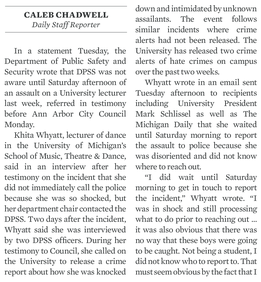
#> input picture Python Project pillow, tesseract, and openCV (University of Michigan)/download.png, 261 x 282 px, shrunk from 1084 x 1171 before the run
$ jupyter execute --allow-errors 'The Python Imaging Library OpenCV module_3.ipynb'   (shell and % lines are left out)   (text cells are left out)
#> lines starting #> are read from the running program, lines starting #| are printed output that depends on the picture; pictures that were not available may be replaced by others from this repository, and a replacement may not be noted
[cell 1]
# The next library we're going to look at is called Kraken, which was developed by Université
# PSL in Paris. It's actually based on a slightly older code base, OCRopus. You can see how the
# flexible open-source licenses allow new ideas to grow by building upon older ideas. And, in
# this case, I fully support the idea that the Kraken - a mythical massive sea creature - is the
# natural progression of an octopus!
#
# What we are going to use Kraken for is to detect lines of text as bounding boxes in a given
# image. The biggest limitation of tesseract is the lack of a layout engine inside of it. Tesseract
# expects to be using fairly clean text, and gets confused if we don't crop out other artifacts.
# It's not bad, but Kraken can help us out be segmenting pages. Lets take a look.
#
# Please note that Kraken is only supported on Linux and Mac OS X, it is not supported on Windows.
# Documentation and Installation Notes can be found at: https://pypi.org/project/kraken/

[cell 2]
# First, we'll take a look at the kraken module itself
import kraken
help(kraken)

[cell 3]
# There isn't much of a discussion here, but there are a number of sub-modules that look
# interesting. I spend a bit of time on their website, and I think the pageseg module, which
# handles all of the page segmentation, is the one we want to use. Lets look at it
from kraken import pageseg
help(pageseg)

[cell 4]
# So it looks like there are a few different functions we can call, and the segment
# function looks particularly appropriate. I love how expressive this library is on the
# documentation front -- I can see immediately that we are working with PIL.Image files,
# and the author has even indicated that we need to pass in either a binarized (e.g. '1')
# or grayscale (e.g. 'L') image. We can also see that the return value is a dictionary
# object with two keys, "text_direction" which will return to us a string of the
# direction of the text, and "boxes" which appears to be a list of tuples, where each
# tuple is a box in the original image.
#
# Lets try this on the image of text. I have a simple bit of text in a file called
# two_col.png which is from a newspaper on campus here
from PIL import Image
im=Image.open("download.png")
#> im is the input picture: PIL image 261x282 RGB; mean R, G, B 230.9, 231.3, 231.4
# Lets display the image inline
display(im)
# Lets now convert it to black and white and segment it up into lines with kraken
#> (the rest of this cell did not finish here and is left out)

[cell 5]
# Ok, pretty simple two column text and then a list of lists which are the bounding boxes of
# lines of that text. Lets write a little routine to try and see the effects a bit more
# clearly. I'm going to clean up my act a bit and write real documentation too, it's a good
# practice
def show_boxes(img):
    '''Modifies the passed image to show a series of bounding boxes on an image as run by kraken

    :param img: A PIL.Image object
    :return img: The modified PIL.Image object
    '''
    # Lets bring in our ImageDraw object
    from PIL import ImageDraw
    # And grab a drawing object to annotate that image
    drawing_object=ImageDraw.Draw(img)
    # We can create a set of boxes using pageseg.segment
    bounding_boxes=pageseg.segment(img.convert('1'))['boxes']
    # Now lets go through the list of bounding boxes
    for box in bounding_boxes:
        # An just draw a nice rectangle
        drawing_object.rectangle(box, fill = None, outline ='red')
    # And to make it easy, lets return the image object
    return img

# To test this, lets use display
display(show_boxes(Image.open("download.png")))
#> (the call stopped at in show_boxes, `bounding_boxes=pageseg.segment(img.convert('1'))['boxes']`: kraken is not available in this run)
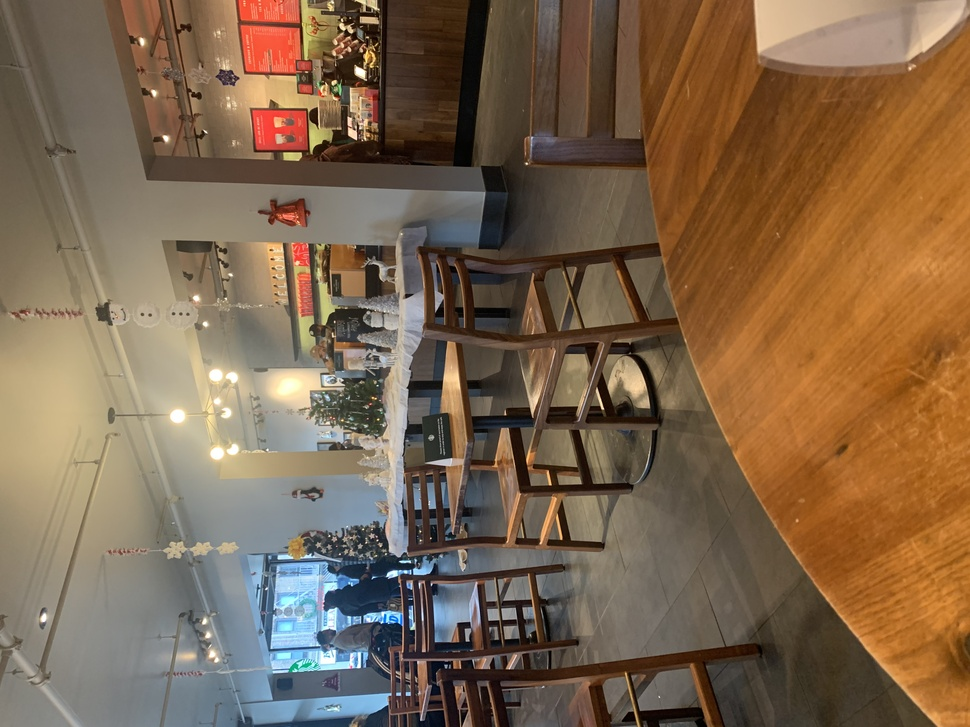
#> input picture main projict 2/IMG_2276.jpg, 970 x 727 px, shrunk from 4032 x 3024 before the run, given in place of two_col.png, which was not available

[cell 6]
# Not bad at all! It's interesting to see that kraken isn't completely sure what to do with this
# two column format. In some cases, kraken has identified a line in just a single column, while
# in other cases kraken has spanned the line marker all the way across the page. Does this matter?
# Well, it really depends on our goal. In this case, I want to see if we can improve a bit on this.
#
# So we're going to go a bit off script here. While this week of lectures is about libraries, the
# goal of this last course is to give you confidence that you can apply your knowledge to actual
# programming tasks, even if the library you are using doesn't quite do what you want.
#
# I'd like to pause the video for the moment and collect your thoughts. Looking at the image above,
# with the two column example and red boxes, how do you think we might modify this image to improve
# kraken's ability to text lines?

[cell 7]
# Thanks for sharing your thoughts, I'm looking forward to seeing the breadth of ideas that everyone
# in the course comes up with. Here's my partial solution -- while looking through the kraken docs on
# the pageseg() function I saw that there are a few parameters we can supply in order to improve
# segmentation. One of these is the black_colseps parameter. If set to True, kraken will assume that
# columns will be separated by black lines. This isn't our case here, but, I think we have all of the
# tools to go through and actually change the source image to have a black separator between columns.
#
# The first step is that I want to update the show_boxes() function. I'm just going to do a quick
# copy and paste from the above but add in the black_colseps=True parameter
def show_boxes(img):
    '''Modifies the passed image to show a series of bounding boxes on an image as run by kraken

    :param img: A PIL.Image object
    :return img: The modified PIL.Image object
    '''
    # Lets bring in our ImageDraw object
    from PIL import ImageDraw
    # And grab a drawing object to annotate that image
    drawing_object=ImageDraw.Draw(img)
    # We can create a set of boxes using pageseg.segment
    bounding_boxes=pageseg.segment(img.convert('1'), black_colseps=True)['boxes']
    # Now lets go through the list of bounding boxes
    for box in bounding_boxes:
        # An just draw a nice rectangle
        drawing_object.rectangle(box, fill = None, outline ='red')
    # And to make it easy, lets return the image object
    return img

[cell 8]
# The next step is to think of the algorithm we want to apply to detect a white column separator.
# In experimenting a bit I decided that I only wanted to add the separator if the space of was
# at least 25 pixels wide, which is roughly the width of a character, and six lines high. The
# width is easy, lets just make a variable
char_width=25
# The height is harder, since it depends on the height of the text. I'm going to write a routine
# to calculate the average height of a line
def calculate_line_height(img):
    '''Calculates the average height of a line from a given image
    :param img: A PIL.Image object
    :return: The average line height in pixels
    '''
    # Lets get a list of bounding boxes for this image
    bounding_boxes=pageseg.segment(img.convert('1'))['boxes']
    # Each box is a tuple of (top, left, bottom, right) so the height is just top - bottom
    # So lets just calculate this over the set of all boxes
    height_accumulator=0
    for box in bounding_boxes:
        height_accumulator=height_accumulator+box[3]-box[1]
        # this is a bit tricky, remember that we start counting at the upper left corner in PIL!
    # now lets just return the average height
    # lets change it to the nearest full pixel by making it an integer
    return int(height_accumulator/len(bounding_boxes))

# And lets test this with the image with have been using
#> (the rest of this cell did not finish here and is left out)

#> (a cell that did not finish here is left out)

[cell 10]
# It seems we will want to have a function which, given a pixel in an image, can check to see
# if that pixel has whitespace to the right and below it. Essentially, we want to test to see
# if the pixel is the upper left corner of something that looks like the gap_box. If so, then
# we should insert a line to "break up" this box before sending to kraken
#
# Lets call this new function gap_check
def gap_check(img, location):
    '''Checks the img in a given (x,y) location to see if it fits the description
    of a gap_box
    :param img: A PIL.Image file
    :param location: A tuple (x,y) which is a pixel location in that image
    :return: True if that fits the definition of a gap_box, otherwise False
    '''
    # Recall that we can get a pixel using the img.getpixel() function. It returns this value
    # as a tuple of integers, one for each color channel. Our tools all work with binarized
    # images (black and white), so we should just get one value. If the value is 0 it's a black
    # pixel, if it's white then the value should be 255
    #
    # We're going to assume that the image is in the correct mode already, e.g. it has been
    # binarized. The algorithm to check our bounding box is fairly easy: we have a single location
    # which is our start and then we want to check all the pixels to the right of that location
    # up to gap_box[2]
    for x in range(location[0], location[0]+gap_box[2]):
        # the height is similar, so lets iterate a y variable to gap_box[3]
        for y in range(location[1], location[1]+gap_box[3]):
            # we want to check if the pixel is white, but only if we are still within the image
            if x < img.width and y < img.height:
                # if the pixel is white we don't do anything, if it's black, we just want to
                # finish and return False
                if img.getpixel((x,y)) != 255:
                    return False
    # If we have managed to walk all through the gap_box without finding any non-white pixels
    # then we can return true -- this is a gap!
    return True

[cell 11]
# Alright, we have a function to check for a gap, called gap_check. What should we do once
# we find a gap? For this, lets just draw a line in the middle of it. Lets create a new function
# [19 lines left out: function draw_sep, not called in this run]
    # and we don't have anything we need to return from this, because we modified the image

[cell 12]
# Now, lets try it all out. This is pretty easy, we can just iterate through each pixel
# in the image, check if there is a gap, then insert a line if there is.
def process_image(img):
    '''Takes in an image of text and adds black vertical bars to break up columns
    :param img: A PIL.Image file
    :return: A modified PIL.Image file
    '''
    # we'll start with a familiar iteration process
    for x in range(img.width):
        for y in range(img.height):
            # check if there is a gap at this point
            if (gap_check(img, (x,y))):
                # then update image to one which has a separator drawn on it
                draw_sep(img, (x,y))
    # and for good measure we'll return the image we modified
    return img

# Lets read in our test image and convert it through binarization
i=Image.open("readonly/two_col.png").convert("L")
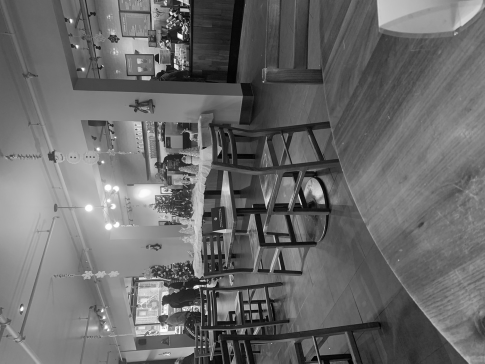
#> i: PIL image 970x727 L (shown at 1/2 size); min 0, max 255, mean 106.4
#> (the rest of this cell did not finish here and is left out)

[cell 13]
# Not bad at all! The effect at the bottom of the image is a bit unexpected to me, but it makes
# sense. You can imagine that there are several ways we might try and control this. Lets see how
# this new image works when run through the kraken layout engine
display(show_boxes(i))
#> (the call stopped at in show_boxes, `bounding_boxes=pageseg.segment(img.convert('1'), black_colseps=True)['..`: kraken is not available in this run)

[cell 14]
# Looks like that is pretty accurate, and fixes the problem we faced. Feel free to experiment
# with different settings for the gap heights and width and share in the forums. You'll notice though
# method we created is really quite slow, which is a bit of a problem if we wanted to use
# this on larger text. But I wanted to show you how you can mix your own logic and work with
# libraries you're using. Just because Kraken didn't work perfectly, doesn't mean we can't
# build something more specific to our use case on top of it.
#
# I want to end this lecture with a pause and to ask you to reflect on the code we've written
# here. We started this course with some pretty simple use of libraries, but now we're
# digging in deeper and solving problems ourselves with the help of these libraries. Before we
# go on to our last library, how well prepared do you think you are to take your python
# skills out into the wild?

[cell 15]
# OpenCV supports reading of images in most file formats, such as JPEG, PNG, and TIFF. Most image and
# video analysis requires converting images into grayscale first. This simplifies the image and reduces
# noise allowing for improved analysis. Let's write some code that reads an image of as person, Floyd
# Mayweather and converts it into greyscale.

# First we will import the open cv package cv2
import cv2 as cv
# We'll load the floyd.jpg image
img = cv.imread('readonly/floyd.jpg')
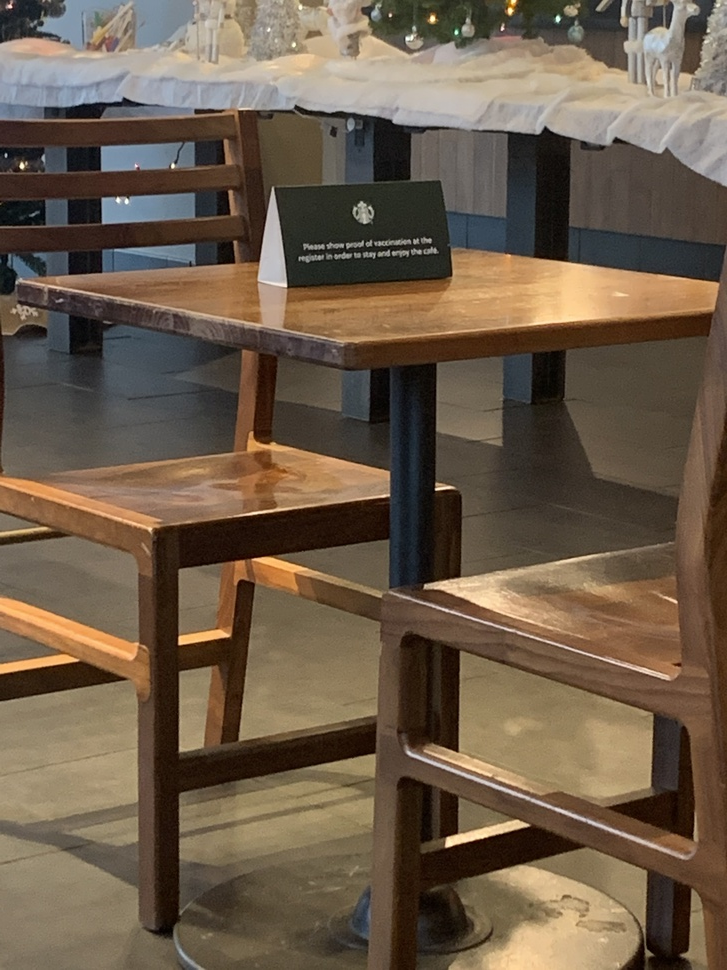
#> input picture main projict 2/IMG_2277.jpg, 727 x 970 px, shrunk from 3024 x 4032 before the run, given in place of floyd.jpg, which was not available
#> img is the input picture: shape (970, 727, 3); mean B, G, R 74, 91.9, 108.4
# And we'll convert it to grayscale using the cvtColor image
gray = cv.cvtColor(img, cv.COLOR_BGR2GRAY)
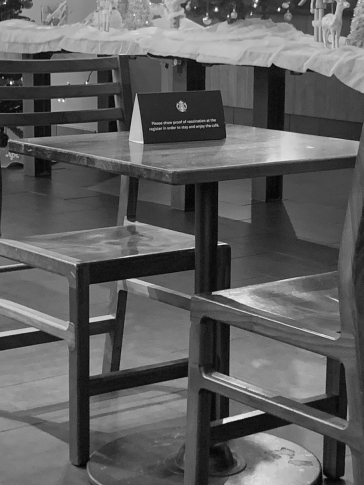
#> gray: shape (970, 727) (shown at 1/2 size); min 1, max 254, mean 94.8

# Now, before we get to the result, lets talk about docs. Just like tesseract, opencv is an external
# package written in C++, and the docs for python are really poor. This is unfortunatly quite common
# when python is being used as a wrapper. Thankfully, the web docs for opencv are actually pretty good,
# so hit the website docs.opencv.org when you want to learn more about a particular function. In this
# case cvtColor converts from one color space to another, and we are convering our image to grayscale.
# Of course, we already know at least two different ways of doing this, using binarization and PIL
# color spaces conversions

# Lets instpec this object that has been returned.
import inspect
inspect.getmro(type(gray))

[cell 16]
# We see that it is of type ndarray, which is a fundamental list type coming from the numerical
# python project. That's a bit surprising - up until this point we have been used to working with
# PIL.Image objects. OpenCV, however, wants to represent an image as a two dimensional sequence
# of bytes, and the ndarray, which stands for n dimensional array, is the ideal way to do this.
# Lets look at the array contents.
gray

[cell 17]
# The array is shown here as a list of lists, where the inner lists are filled with integers.
# The dtype=uint8 definition indicates that each of the items in an array is an 8 bit unsigned
# integer, which is very common for black and white images. So this is a pixel by pixel definition
# of the image.
#
# The display package, however, doesn't know what to do with this image. So lets convert it
# into a PIL object to render it in the browser.
from PIL import Image

# PIL can take an array of data with a given color format and convert this into a PIL object.
# This is perfect for our situation, as the PIL color mode, "L" is just an array of luminance
# values in unsigned integers
image = Image.fromarray(gray, "L")
display(image)

[cell 18]
# Lets talk a bit more about images for a moment. Numpy arrays are multidimensional. For
# instance, we can define an array in a single dimension:
import numpy as np
single_dim = np.array([25, 50 , 25, 10, 10])

# In an image, this is analagous to a single row of 5 pixels each in grayscale. But actually,
# all imaging libraries tend to expect at least two dimensions, a width and a height, and to
# show a matrix. So if we put the single_dim inside of another array, this would be a two
# dimensional array with element in the height direction, and five in the width direction
double_dim = np.array([single_dim])

double_dim

[cell 19]
# This should look pretty familiar, it's a lot like a list of lists! Lets see what this new
# two dimensional array looks like if we display it
display(Image.fromarray(double_dim, "L"))

[cell 20]
# Pretty unexciting - it's just a little line. Five pixels in a row to be exact, of different
# levels of black. The numpy library has a nice attribute called shape that allows us to see how
# many dimensions big an array is. The shape attribute returns a tuple that shows the height of
# the image, by the width of the image
double_dim.shape

[cell 21]
# Lets take a look at the shape of our initial image which we loaded into the img variable
img.shape

[cell 22]
# This image has three dimensions! That's because it has a width, a height, and what's called
# a color depth. In this case, the color is represented as an array of three values. Lets take a
# look at the color of the first pixel
first_pixel=img[0][0]
#> first_pixel = [45, 48, 52]
first_pixel
#> Out = [45, 48, 52]

[cell 23]
# Here we see that the color value is provided in full RGB using an unsigned integer. This
# means that each color can have one of 256 values, and the total number of unique colors
# that can be represented by this data is 256 * 256 *256 which is roughly 16 million colors.
# We call this 24 bit color, which is 8+8+8.
#
# If you find yourself shopping for a television, you might notice that some expensive models
# are advertised as having 10 bit or even 12 bit panels. These are televisions where each of
# the red, green, and blue color channels are represented by 10 or 12 bits instead of 8. For
# ten bit panels this means that there are 1 billion colors capable, and 12 bit panels are
# capable of over 68 billion colors!

[cell 24]
# We're not going to talk much more about color in this course, but it's a fun subject. Instead,
# lets go back to this array representation of images, because we can do some interesting things
# with this.
#
# One of the most common things to do with an ndarray is to reshape it -- to change the number
# of rows and columns that are represented so that we can do different kinds of operations.
# Here is our original two dimensional image
print("Original image")
print(gray)
#> (printed output is left out)
# If we wanted to represent that as a one dimensional image, we just call reshape
print("New image")
# And reshape takes the image as the first parameter, and a new shape as the second
image1d=np.reshape(gray,(1,gray.shape[0]*gray.shape[1]))
print(image1d)
#> (printed output is left out)

[cell 25]
# So, why are we talking about these nested arrays of bytes, we were supposed to be talking
# about OpenCV as a library. Well, I wanted to show you that often libraries working on the
# same kind of principles, in this case images stored as arrays of bytes, are not representing
# data in the same way in their APIs. But, by exploring a bit you can learn how the internal
# representation of data is stored, and build routines to convert between formats.
#
# For instance, remember in the last lecture when we wanted to look for gaps in an image so
# that we could draw lines to feed into kraken? Well, we use PIL to do this, using getpixel()
# to look at individual pixels and see what the luminosity was, then ImageDraw.rectangle to
# actually fill in a black bar separator. This was a nice high level API, and let us write
# routines to do the work we wanted without having to understand too much about how the images
# were being stored. But it was computationally very slow.
#
# Instead, we could write the code to do this using matrix features within numpy. Lets take
# a look.
import cv2 as cv
# We'll load the 2 column image
img = cv.imread('readonly/two_col.png')
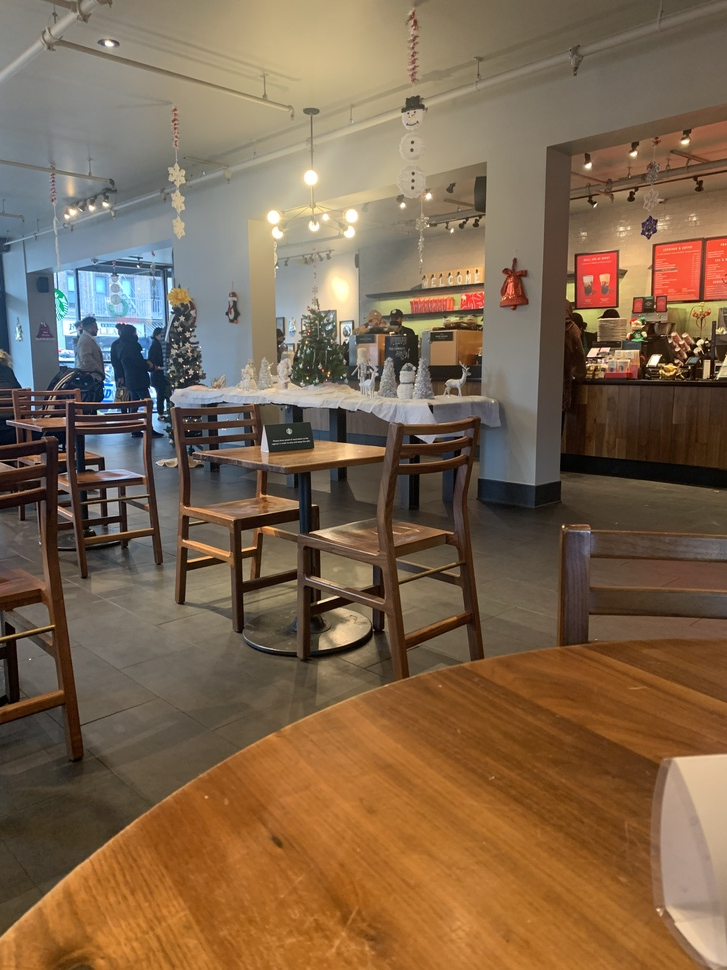
#> img: shape (970, 727, 3); mean B, G, R 77.7, 102, 125.9
# And we'll convert it to grayscale using the cvtColor image
gray = cv.cvtColor(img, cv.COLOR_BGR2GRAY)
#> (the rest of the program and of its run is left out)
